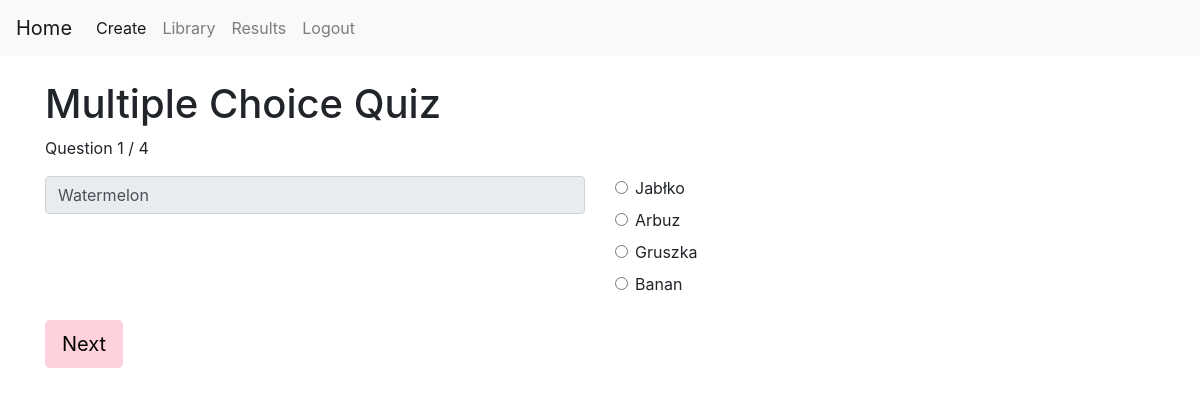
The page /multiple_choice_quiz/6 (signed in) on the database its author committed.
### tables this page shows
CREATE TABLE vocabulary (
        word_id INTEGER PRIMARY KEY AUTOINCREMENT,
        quiz_id INTEGER NOT NULL,
        term TEXT NOT NULL,
        definition TEXT NOT NULL
        );

### flask-project/app.py (the view, shortened to what this page needs)
@app.route("/multiple_choice_quiz/<int:quiz_id>", methods=["GET", "POST"])
def multiple_choice_quiz(quiz_id):
    if "user_id" not in session:
        return redirect("/login")
    if request.method == "GET":
        connection = sqlite3.connect(DATABASE)
        cursor = connection.cursor()
        cursor.execute(
            """
            SELECT word_id, term, definition
            FROM vocabulary
            WHERE quiz_id = ?
            """,
            (quiz_id,)
        )
        words = cursor.fetchall()
        random.shuffle(words)
        questions = []
        for word in words:
            word_id = word[0]
            term = word[1]
            correct_definition = word[2]
            wrong_options = []
            for other_word in words:
                if other_word[0] != word_id:
                    wrong_options.append(other_word[2])
            wrong_options = random.sample(
                wrong_options,
                min(3, len(wrong_options))
            )
            options = wrong_options + [correct_definition]
            random.shuffle(options)
            questions.append(
                (word_id, term, correct_definition, options)
            )
        connection.close()
        session["mc_questions"] = questions
        session["current_question"] = 0
        session["score"] = 0
        session["feedback"] = []
        session["incorrect_word_ids"] = []
        session["result_saved"] = False
    questions = session["mc_questions"]
    current_question = session["current_question"]
    question = questions[current_question]
    return render_template(
        "multiple_choice_quiz.html",
        question=question,
        question_number=current_question + 1,
        total_questions=len(questions),
        quiz_id=quiz_id
    )

### flask-project/templates/multiple_choice_quiz.html (shortened to what this page needs)
{% extends "base.html" %}
{% block content %}
<h1>Multiple Choice Quiz</h1>
<p>
    Question {{ question_number }} / {{ total_questions }}
</p>
<form method="POST">
    <div id="terms-container">
        <div class="row mb-3">
            <div class="col">
                <input
                    type="text"
                    class="form-control"
                    value="{{ question[1] }}"
                    readonly>
            </div>
            <div class="col">
                {% for option in question[3] %}
                <div class="form-check mb-2">
                    <input
                        class="form-check-input"
                        type="radio"
                        name="answer"
                        value="{{ option }}"
                        required>
                    <label class="form-check-label">
                        {{ option }}
                    </label>
                </div>
                {% endfor %}
            </div>
        </div>
    </div>
    <button type="submit" class="btn btn-pink btn-lg">
        Next
    </button>
</form>
{% endblock %}

### flask-project/templates/base.html (style rules this page uses)
.btn-pink { background-color: #ffd1dc; color: black; border: 1px solid #ffd1dc; }

### rows shown on the page
vocabulary: term "Watermelon", definition "Arbuz"
vocabulary: definition "Jabłko"
vocabulary: definition "Gruszka"
vocabulary: definition "Banan"

### other values the page prints
{{ question_number }} "1"
{{ total_questions }} "4"
